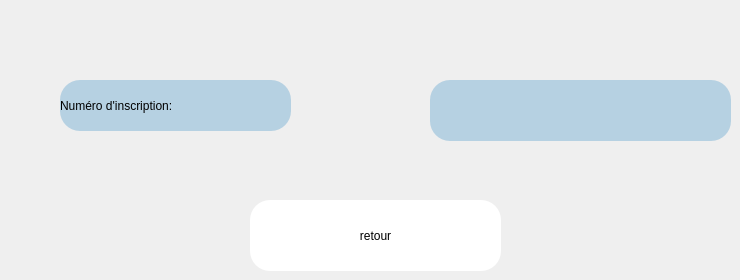
      <widget class="QWidget" name="retour_emprente">
       <widget class="QLabel" name="label_37">
        <property name="geometry">
         <rect>
          <x>60</x>
          <y>80</y>
          <width>231</width>
          <height>51</height>
         </rect>
        </property>
        <property name="styleSheet">
         <string notr="true">font: 12pt &quot;Palatino Linotype&quot;;
background-color: rgb(182, 209, 226);
border-radius:20px;</string>
        </property>
        <property name="text">
         <string>Numéro d'inscription:</string>
        </property>
       </widget>
       <widget class="QLineEdit" name="inscri_retour">
        <property name="geometry">
         <rect>
          <x>430</x>
          <y>80</y>
          <width>301</width>
          <height>61</height>
         </rect>
        </property>
        <property name="styleSheet">
         <string notr="true">font: 12pt &quot;Palatino Linotype&quot;;
background-color: rgb(182, 209, 226);
border-radius:20px;</string>
        </property>
       </widget>
       <widget class="QPushButton" name="retour">
        <property name="geometry">
         <rect>
          <x>250</x>
          <y>200</y>
          <width>251</width>
          <height>71</height>
         </rect>
        </property>
        <property name="styleSheet">
         <string notr="true">border-radius:20px;
font: 75 12pt &quot;Palatino Linotype&quot;;
background-color: rgb(255, 255, 255);
color: rgb(0, 0, 0);</string>
        </property>
        <property name="text">
         <string>retour</string>
        </property>
       </widget>
      </widget>
